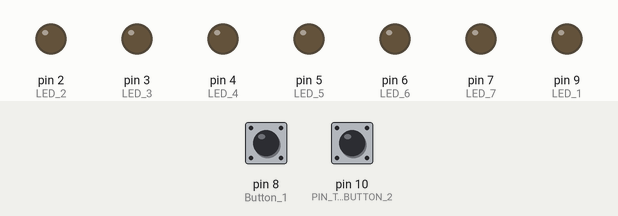
Bench run of a sketch on a simulated Arduino Uno, built with avr-gcc and run on an emulated ATmega328P. On the bench: output pins drawn as LEDs (lit = HIGH). Dashed ring = blinking. Inputs (shaded band) come from the test bench; at power-on: pin 8 (Button_1) HIGH, pin 10 (PIN_TYPE_BUTTON_2) HIGH.

Above: at 1.2 s.
1.3 s: pin 8 (Button_1) pulled LOW for 1 s
At 1.45 s:
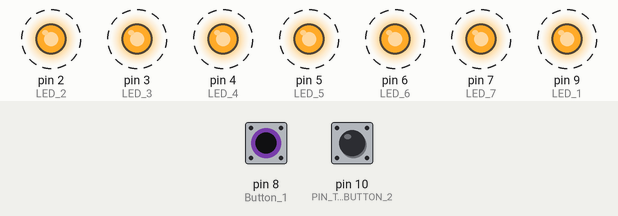
4.3 s: pin 8 (Button_1) pulled LOW for 3.2 s
At 8.8 s:
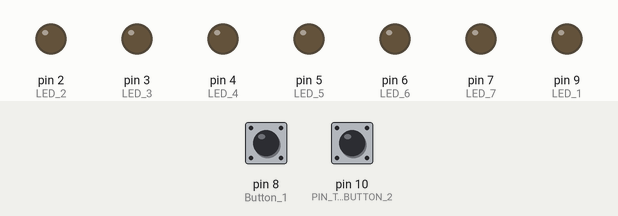
Timing chart, 0 to 10.3 s (numbered marks = the images above; inputs shaded):
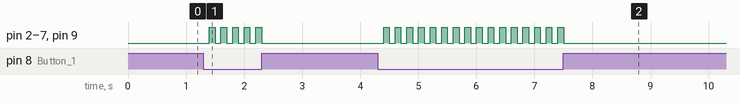

The sketch:

Seven-LED-Switch.ino
```cpp
#include "Common.h"

void setup() {
  // put your setup code here, to run once:
  Serial.begin(9600);
  initAll();
}

void loop() {
  // put your main code here, to run repeatedly:
  btn.onButton(onPushLED);
  btn2.offButton(offPushLED);
  //led.onButton();
}


void onPushLED()
{
    led.onLED();
}

void offPushLED()
{
    led.offLED();
}
```

Common.h
```cpp
#include "uLED.h"
#include "uButton.h"

#define PIN_TYPE_LED_1 9
#define PIN_TYPE_LED_2 2
#define PIN_TYPE_LED_3 3
#define PIN_TYPE_LED_4 4
#define PIN_TYPE_LED_5 5
#define PIN_TYPE_LED_6 6
#define PIN_TYPE_LED_7 7

#define PIN_TYPE_BUTTON_1 8
#define PIN_TYPE_BUTTON_2 10

LED led;
Button btn,btn2;

void initAll()
{
  led.init(PIN_TYPE_LED_1, PIN_TYPE_LED_2, PIN_TYPE_LED_3, PIN_TYPE_LED_4, PIN_TYPE_LED_5, PIN_TYPE_LED_6, PIN_TYPE_LED_7);
  btn.init(PIN_TYPE_BUTTON_1);
  btn2.init(PIN_TYPE_BUTTON_2);
}
```

uButton.h
```cpp
class Button
{
  private:
  int Button_1 = 8;

  public:
  void onButton(void onPushLED());
  void offButton(void offPushLED());
  void init(int Button1);
};

void Button::init(int Button1)
{
  Button_1 = Button1;

  pinMode(Button_1,INPUT_PULLUP);
}

void Button::onButton(void onPushLED())
{
  if(digitalRead(Button_1) == LOW)
  {
    onPushLED();
  }
  delay(100);
}
void Button::offButton(void offPushLED())
{
  if(digitalRead(Button_1) == HIGH)
  {
    offPushLED();
  }
  delay(100);
}
```

uLED.h
```cpp
class LED
{
  private:
  int LED_1 = 9;
  int LED_2 = 2;
  int LED_3 = 3;
  int LED_4 = 4;
  int LED_5 = 5;
  int LED_6 = 6;
  int LED_7 = 7;
  //int BUTTON_1 = 7;

  public:
  void onLED();
  void offLED();
  //void onButton();
  void init(int LED1,int LED2,int LED3,int LED4,int LED5,int LED6,int LED7);
};

void LED::init(int LED1,int LED2,int LED3,int LED4,int LED5,int LED6,int LED7)
{
  LED_1 = LED1;
  LED_2 = LED2;
  LED_3 = LED3;
  LED_4 = LED4;
  LED_5 = LED5;
  LED_6 = LED6;
  LED_7 = LED7;
  //BUTTON_1 = Button1;

  pinMode(LED_1, OUTPUT);
  pinMode(LED_2, OUTPUT);
  pinMode(LED_3, OUTPUT);
  pinMode(LED_4, OUTPUT);
  pinMode(LED_5, OUTPUT);
  pinMode(LED_6, OUTPUT);
  pinMode(LED_7, OUTPUT);
  //pinMode(BUTTON_1,INPUT_PULLUP);
}
/*
void LED::onButton()
{
  if(digitalRead(BUTTON_1) == LOW)
  {
    onLED();
  }
  else
  {
    offLED();
  }
}*/

void LED::onLED()
{
    digitalWrite(LED_1,HIGH);
    digitalWrite(LED_2,HIGH);
    digitalWrite(LED_3,HIGH);
    digitalWrite(LED_4,HIGH);
    digitalWrite(LED_5,HIGH);
    digitalWrite(LED_6,HIGH);
    digitalWrite(LED_7,HIGH);
}

void LED::offLED()
{
    digitalWrite(LED_1,LOW);
    digitalWrite(LED_2,LOW);
    digitalWrite(LED_3,LOW);
    digitalWrite(LED_4,LOW);
    digitalWrite(LED_5,LOW);
    digitalWrite(LED_6,LOW);
    digitalWrite(LED_7,LOW);
}
```

Measured:
- after the input at 1.3 s, pin 2 (LED_2), pin 3 (LED_3), pin 4 (LED_4), pin 5 (LED_5), pin 6 (LED_6), pin 7 (LED_7), pin 9 (LED_1): alternates HIGH for 0.10 s and LOW for 0.10 s, 10 changes in all, then stays LOW, starting after 0.10 s
- after the input at 4.3 s, pin 2 (LED_2), pin 3 (LED_3), pin 4 (LED_4), pin 5 (LED_5), pin 6 (LED_6), pin 7 (LED_7), pin 9 (LED_1): alternates HIGH for 0.10 s and LOW for 0.10 s, 32 changes in all, then stays LOW, starting after 0.10 s
